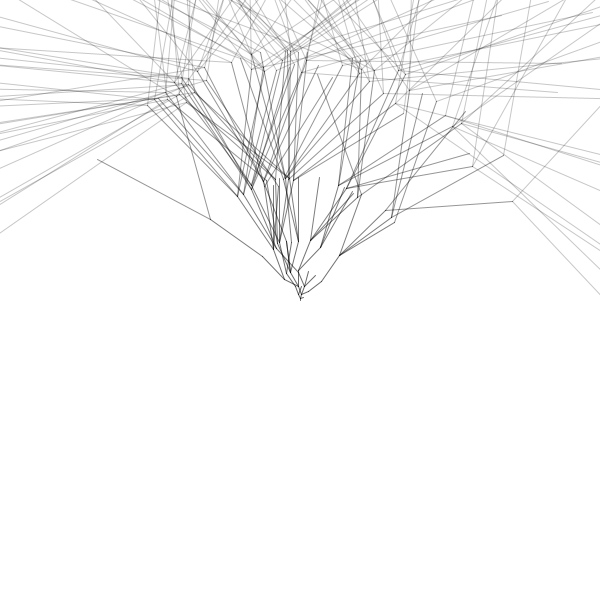
Frame 1 (no input)
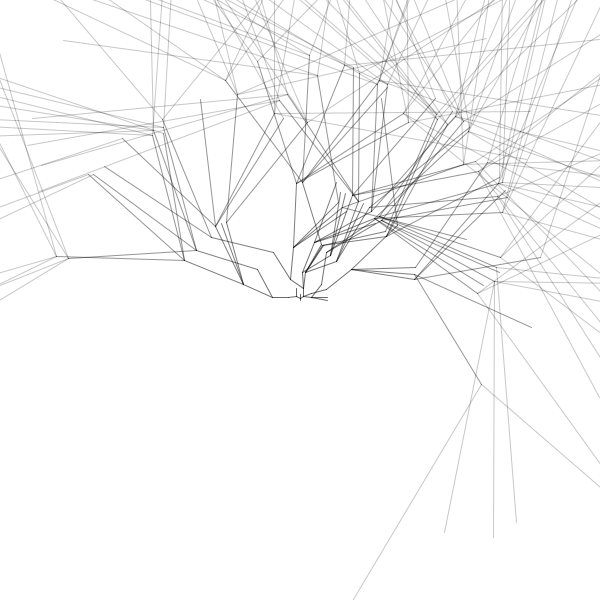
Frame 60 (the mouse pressed at the canvas centre just before this capture)
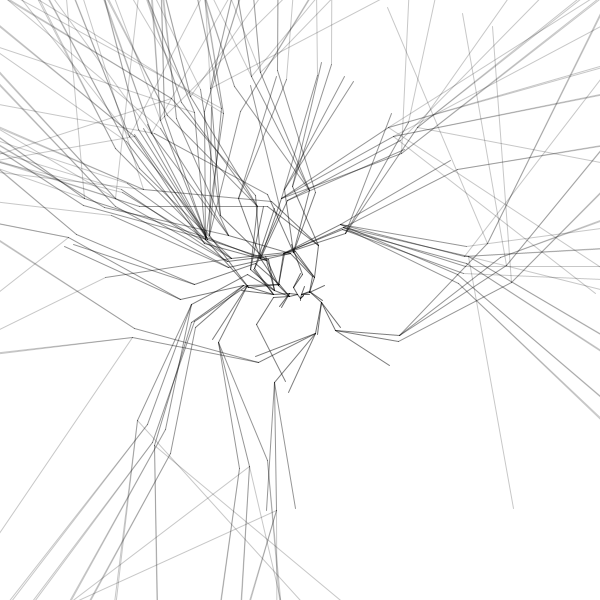
Frame 120 (the mouse held since frame 60 and released just before this capture)

The Processing sketch that drew these frames (run headless with seeded random() and noise(); from frame 60 on, the mouse is pressed at the canvas centre):

// Processing sketch: fractal_84_bush
// ── fractal_84_bush.pde
float yOff = 0 ;
int seed = 7;

void setup(){
  size(600,600);
  smooth(); 
}

void draw(){
  background(255);
  fill(0);
  
  
  
  //pushMatrix();
  // stroke(125);   
  // translate(width/2+223,height);
  //  b(width/4-20,0);
  //popMatrix();
  
  //pushMatrix();
  // stroke(85);   
  // translate(width/2-100,height);
  //  b(width/4-20,0);
  //popMatrix();
  
  pushMatrix();
  
    translate(width/2,height/2);
    yOff += 0.005;
    randomSeed(seed);
    stroke(0);
    b(2,0);
   
  popMatrix();
  
}

void mousePressed(){
  yOff = random(1000);
  seed = millis();
}



void b(float h_ , float xOff_){
  //float sw = map(h_,2,120,5,1);
  float sA = map(h_,400,4,255,100);
  stroke(1,255-sA);
  //float t = random(0 , PI/3);
  
  line(0,0,0,-h_);
  translate(0,-h_);
  h_ *= 2f ;
  xOff_ += 0.1 ;
  
  if(h_ <400){
    
    int  n = int(random(0,5));
    
    for(int i = 0 ; i < n ; i++){
      float t = map(noise(xOff_+i,yOff),0,1,-PI,PI);
      if(n%2==0) t *= -1;
      pushMatrix();
      rotate(t);
      b(h_, xOff_);
      popMatrix();
    }
       
       
  }
}
